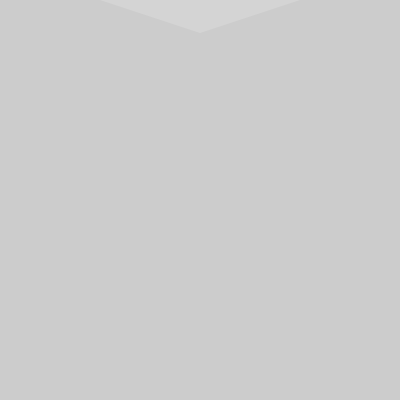
Frame 1 (no input)
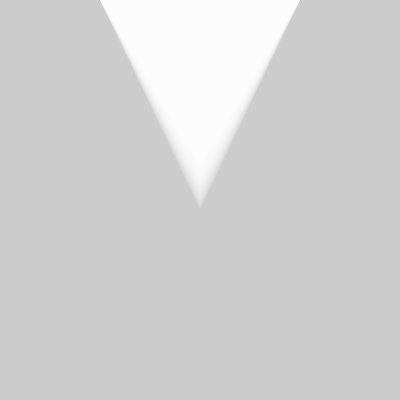
Frame 60 (the mouse pressed at the canvas centre just before this capture)
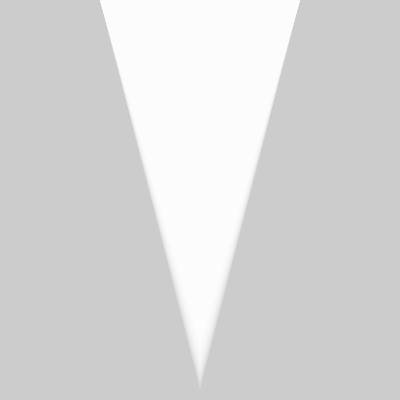
Frame 120 (the mouse held since frame 60 and released just before this capture)

The Processing sketch that drew these frames (run headless with seeded random() and noise(); from frame 60 on, the mouse is pressed at the canvas centre):

// Processing sketch: processing_39033
// ── processing_39033.pde

  float r=30;
    
    void setup()
    {
      size (400,400); 
    }
    
    void draw()
    {
    
    if (r<400)
    {
      r=r+3;
    }
    fill (255,40);
    noStroke();
    triangle(100, 0, 300, 0, 200, r);
    }
